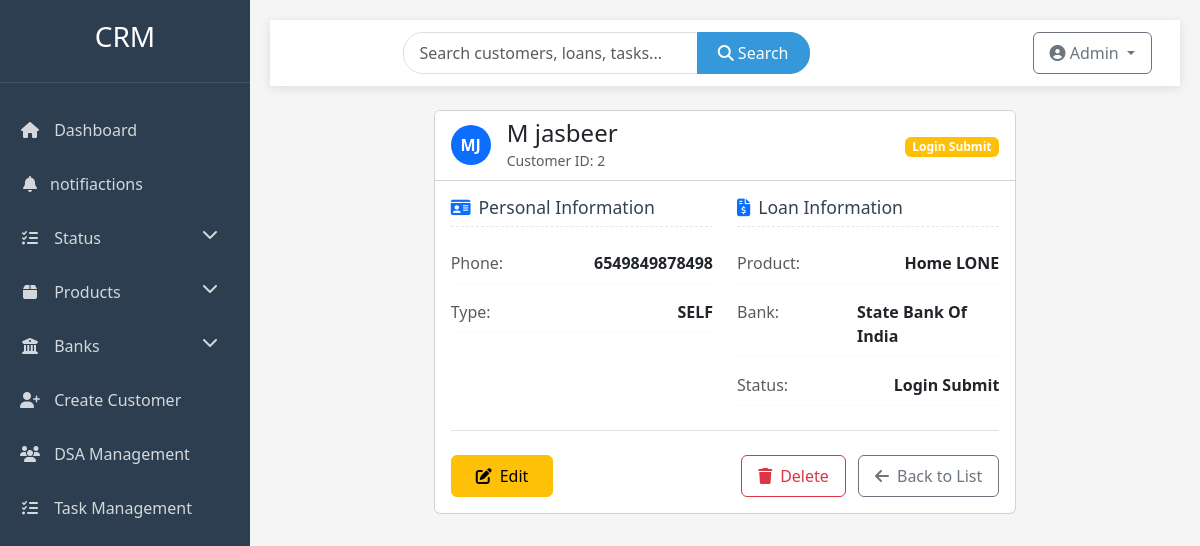
The app's page /customers/details/2 (signed in) with its own data.
### profiles/models.py (models this page shows, shortened)
class Customer(models.Model):
    user = models.ForeignKey(Account, on_delete=models.CASCADE, null=True, blank=True,related_name='customers' )
    f_name = models.CharField(max_length=50)
    l_name = models.CharField(max_length=50)
    phone_num = models.IntegerField()
    product = models.CharField(choices=PRODUCT_CHOICE, max_length=20)
    bank = models.CharField(choices=BANK_CHOICE, max_length=20)
    status = models.CharField(choices=STATUS_CHOICES, max_length=20)
    type = models.CharField(choices=TYPE_CHOICES, max_length=4)
    dsa = models.ForeignKey(DSA, on_delete=models.SET_NULL, null=True, blank=True)
    created_date = models.DateField(auto_now_add=True)

### profiles/views.py (the view)
# urls.py: path('customers/details/<int:pk>',views.details,name='details'),
def details(request,pk):
    fom = get_object_or_404(Customer,pk=pk,user=request.user)
    return render(request,'details.html',{'fom':fom})

### templates/details.html (shortened to what this page needs)
{% extends 'base.html' %}
{% block content %}
<div class="row animate-fade">
    <div class="col-lg-8 mx-auto">
        <div class="card">
            <div class="card-header bg-white">
                <div class="d-flex justify-content-between align-items-center">
                    <div class="d-flex align-items-center">
                        <div class="avatar bg-primary text-white rounded-circle d-flex align-items-center justify-content-center me-3" style="width: 40px; height: 40px;">
                            {{ fom.f_name|first|upper }}{{ fom.l_name|first|upper }}
                        </div>
                        <div>
                            <h4 class="mb-0">{{ fom.f_name }} {{ fom.l_name }}</h4>
                            <small class="text-muted">Customer ID: {{ fom.pk }}</small>
                        </div>
                    </div>
                    <div>
                        <span class="badge bg-{% if fom.status == 'disp' %}success{% elif fom.status == 'reject' %}danger{% else %}warning{% endif %}">
                            {{ fom.get_status_display }}
                        </span>
                    </div>
                </div>
            </div>
            <div class="card-body">
                <div class="row mb-4">
                    <div class="col-md-6">
                        <div class="info-card mb-4">
                            <h5 class="section-title mb-3">
                                <i class="fas fa-id-card text-primary me-2"></i>Personal Information
                            </h5>
                            <div class="info-item mb-2">
                                <span class="text-muted">Phone:</span>
                                <strong>{{ fom.phone_num }}</strong>
                            </div>
                            <div class="info-item mb-2">
                                <span class="text-muted">Type:</span>
                                <strong>{{ fom.type }}</strong>
                            </div>
                        </div>
                    </div>
                    <div class="col-md-6">
                        <div class="info-card">
                            <h5 class="section-title mb-3">
                                <i class="fas fa-file-invoice-dollar text-primary me-2"></i>Loan Information
                            </h5>
                            <div class="info-item mb-2">
                                <span class="text-muted">Product:</span>
                                <strong>{{ fom.get_product_display }}</strong>
                            </div>
                            <div class="info-item mb-2">
                                <span class="text-muted">Bank:</span>
                                <strong>{{ fom.get_bank_display }}</strong>
                            </div>
                            <div class="info-item">
                                <span class="text-muted">Status:</span>
                                <strong>{{ fom.get_status_display }}</strong>
                            </div>
                        </div>
                    </div>
                </div>
                <div class="d-flex justify-content-between border-top pt-4">
                    <a href="{% url 'edit' fom.pk %}" class="btn btn-warning px-4">
                        <i class="fas fa-edit me-2"></i>Edit
                    </a>
                    <div>
                        <a href="{% url 'delete' fom.pk %}" class="btn btn-outline-danger me-2">
                            <i class="fas fa-trash me-2"></i>Delete
                        </a>
                        <a href="{% url 'list' %}" class="btn btn-outline-secondary">
                            <i class="fas fa-arrow-left me-2"></i>Back to List
                        </a>
                    </div>
                </div>
            </div>
        </div>
    </div>
</div>
{% endblock %}

### static/css/base/base.css (style rules this page uses)
:root { --primary-color: #3498db; --secondary-color: #2c3e50; --accent-color: #e74c3c; --light-color: #ecf0f1; --dark-color: #2c3e50; --sidebar-width: 250px; }
body { font-family: 'Segoe UI', Tahoma, Geneva, Verdana, sans-serif; background-color: #f5f5f5; color: #333; display: flex; min-height: 100vh; overflow-x: hidden; }
.btn { padding: 0.5rem 1rem; font-weight: 500; border-radius: 0.375rem; }

### templates/details.html (style rules this page uses)
.avatar { font-weight: 600; font-size: 1rem; }
.section-title { font-size: 1.1rem; color: #334155; border-bottom: 1px dashed #e2e8f0; padding-bottom: 0.5rem; }
.info-item { display: flex; justify-content: space-between; padding: 0.5rem 0; border-bottom: 1px solid #f8fafc; }
.info-item span { min-width: 120px; }

### records on screen
Customer: f_name|first "M", l_name|first "J", f_name "M", l_name "jasbeer", pk "2", status "Login Submit", phone_num "6549849878498", type "SELF", product "Home LONE", bank "State Bank Of India"
